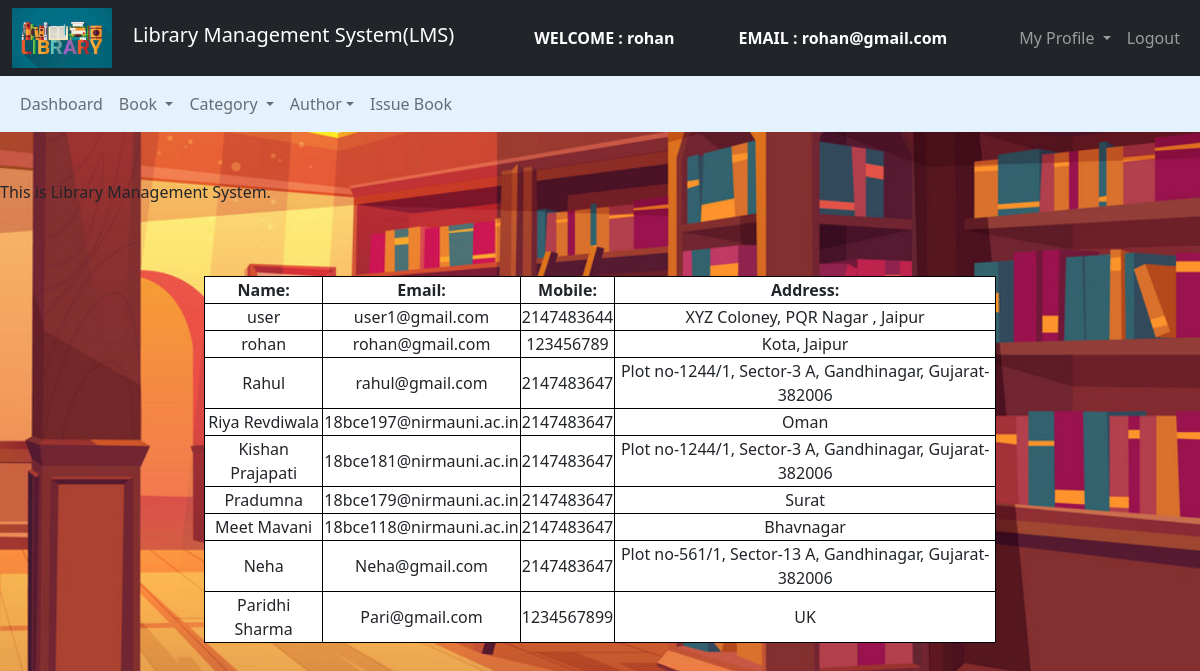
/Admin/User/regusers.php (signed in), run on the app's committed database.
### tables this page shows
CREATE TABLE `users` (
  `id` int(11) NOT NULL,
  `name` varchar(50) NOT NULL,
  `email` varchar(100) NOT NULL,
  `password` varchar(100) NOT NULL,
  `mobile` int(10) NOT NULL,
  `address` varchar(250) NOT NULL
);

### Admin/User/regusers.php (the view, shortened to what this page needs)
<?php
$connection = mysqli_connect("localhost", "root", "");
$query = "select * from users ";
?>
<!DOCTYPE html>
<head>
    <link href="https://cdn.jsdelivr.net/npm/bootstrap@5.0.0-beta2/dist/css/bootstrap.min.css" rel="stylesheet">
</head>
<body>
    <nav class="navbar navbar-expand-lg navbar-dark bg-dark">
        <div class="container-fluid">
            <div class="navbar-header">
                <img src="../images/abc1.jpeg" width="100" height="60"> &nbsp &nbsp
                <a class="navbar-brand" href="../admin_dashboard.php">Library Management System(LMS)</a>
            </div>
            <font style="color: white">
                <span>
                    <strong>
                        WELCOME : <?php echo $_SESSION['name']; ?></strong>
                </span>
            </font>
            <font style="color: white">
                <span>
                    <strong>
                        EMAIL : <?php echo $_SESSION['email']; ?></strong>
                </span>
            </font>
            <ul class="nav navbar-nav navbar-right">
                <li class="nav-item dropdown">
                    <a class="nav-link dropdown-toggle" data-toggle="dropdown">
                        My Profile
                    </a>
                </li>
                <li class="nav-item"><a class="nav-link" href="../../logout.php">
                        Logout
                    </a></li>
            </ul>
        </div>
    </nav>
    <nav class="navbar navbar-expand-lg navbar-light" style="background-color: #e3f2fd">
        <div class="container-fluid">
            <ul class="nav navbar-nav navbar-center">
                <li class="nav-item">
                    <a href="../admin_dashboard.php" class="nav-link">
                        Dashboard
                    </a>
                </li>
                <li class="nav-item dropdown ">
                    <a class="nav-link dropdown-toggle" data-toggle="dropdown"> Book
                    </a>
                </li>
                <li class="nav-item dropdown ">
                    <a class="nav-link dropdown-toggle" data-toggle="dropdown"> Category </a>
                </li>
                <li class="nav-item dropdown ">
                    <a class="nav-link dropdown-toggle" data-toggle="dropdown"> Author</a>
                </li>
                <li class="nav-item">
                    <a href="../Book/issue_book.php" class="nav-link">
                        Issue Book</a>
                </li>
            </ul>
        </div>
    </nav>
    <br><br>
    <span>
        <marquee> This is Library Management System. </marquee>
    </span><br><br><br>
    <div class="row">
        <div class="col-md-2"></div>
        <div class="col-md-8">
            <form>
                <div class="scrolling">
                    <table class="table-bordered" width="900px" style="text-align:center">
                        <tr>
                            <th>Name:</th>
                            <th>Email:</th>
                            <th>Mobile:</th>
                            <th>Address:</th>
                        </tr>
                        <?php
                        $query_run = mysqli_query($connection, $query);
                        while ($row = mysqli_fetch_assoc($query_run)) {
                            $name = $row['name'];
                            $email = $row['email'];
                            $mobile = $row['mobile'];
                            $address = $row['address'];
                        ?>
                            <tr>
                                <td><?php echo $name; ?></td>
                                <td><?php echo $email; ?></td>
                                <td><?php echo $mobile; ?></td>
                                <td><?php echo $address; ?></td>
                            </tr>
                        <?php
                        }
                        ?>
                    </table>
                </div>
            </form>
        </div>
        <div class="col-md-2"></div>
    </div>
</body>
</html>

### Admin/User/regusers.php (style rules this page uses)
body { background-image: url("../images/xyz3.jpg"); background-repeat: no-repeat; background-size: cover; background-color: #cccccc; }
table { width: 100%; border: #000000; background-color: white; }
.scrolling { overflow-x: auto; height: 400px; }

### data on the page
users: name "user", email "user1@gmail.com", mobile "2147483644", address "XYZ Coloney, PQR Nagar , Jaipur"
users: name "rohan", email "rohan@gmail.com", mobile "123456789", address "Kota, Jaipur"
users: name "Rahul", email "rahul@gmail.com", mobile "2147483647", address "Plot no-1244/1, Sector-3 A, Gandhinagar, Gujarat-382006"
users: name "Riya Revdiwala", email "18bce197@nirmauni.ac.in", mobile "2147483647", address "Oman"
users: name "Kishan Prajapati", email "18bce181@nirmauni.ac.in", mobile "2147483647", address "Plot no-1244/1, Sector-3 A, Gandhinagar, Gujarat-382006"
users: name "Pradumna", email "18bce179@nirmauni.ac.in", mobile "2147483647", address "Surat"
users: name "Meet Mavani", email "18bce118@nirmauni.ac.in", mobile "2147483647", address "Bhavnagar"
users: name "Neha", email "Neha@gmail.com", mobile "2147483647", address "Plot no-561/1, Sector-13 A, Gandhinagar, Gujarat-382006"
users: name "Paridhi Sharma", email "Pari@gmail.com", mobile "1234567899", address "UK"

### other printed values
$_SESSION['name'] "rohan"
$_SESSION['email'] "rohan@gmail.com"
